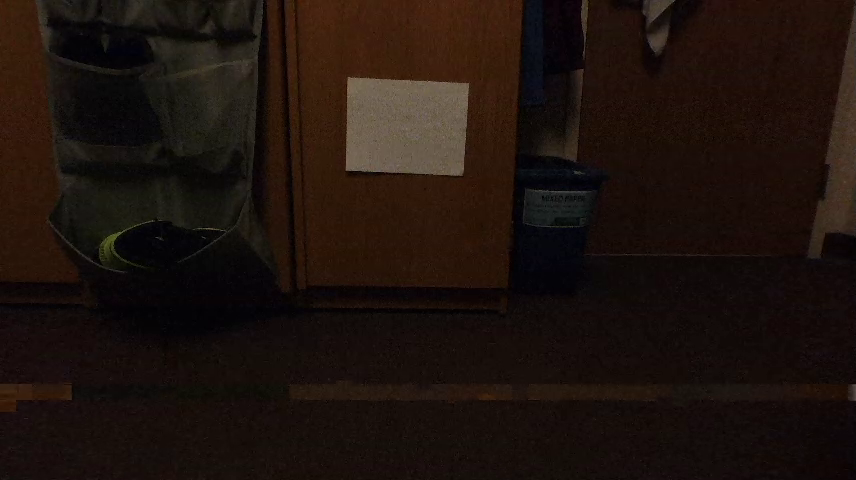
#> input picture calibrate/4ft.png, 856 x 480 px
$ python calibrate.py   (older library calls are emulated)
#> lines starting #> are read from the running program, lines starting #| are printed output that depends on the picture; after the words box and inside, x2 and y2 are one past the last pixel; in counts of white or black regions, pixels touching at a corner belong together
#> further down, image is the input picture: shape (480, 856, 3); mean B, G, R 13.2, 18.6, 29.9
# import the necessary packages
import numpy as np
import cv2

def find_marker(image):
	# convert the image to grayscale, blur it, and detect edges
	gray = cv2.cvtColor(image, cv2.COLOR_BGR2GRAY)
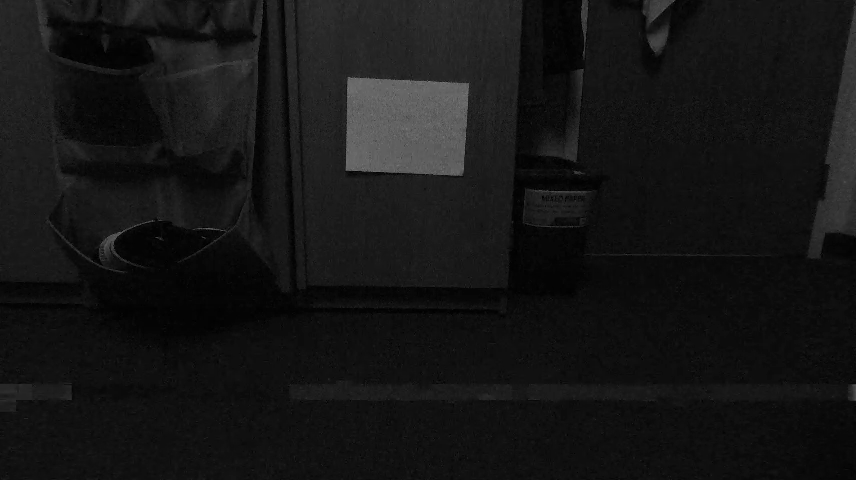
#> gray: shape (480, 856); min 0, max 125, mean 21.3
	gray = cv2.GaussianBlur(gray, (5, 5), 0)
	edged = cv2.Canny(gray, 35, 125)
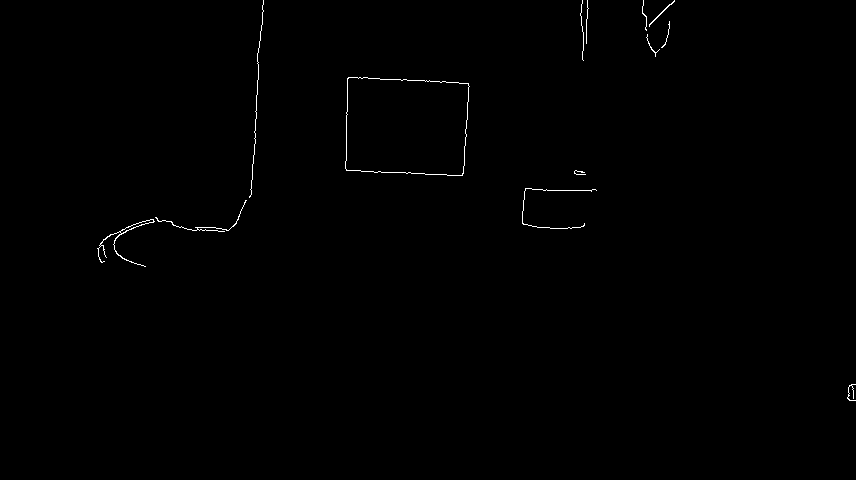
#> edged: shape (480, 856); 0.36% white in thin lines or dots, all inside (x1, y1, x2, y2) = (97, 0, 856, 401)

	# find the contours in the edged image and keep the largest one;
	# we'll assume that this is our piece of paper in the image
	(_, cnts, _) = cv2.findContours(edged.copy(), cv2.RETR_LIST, cv2.CHAIN_APPROX_SIMPLE)
#> cnts = 16 contours, 11 with area under 20; largest, box (x1, y1, x2, y2) and area: (345, 77, 470, 176) 11098, (345, 77, 470, 176) 11094, (97, 219, 155, 267) 134, (120, 219, 154, 234) 94, (649, 0, 675, 27) 24
	c = max(cnts, key = cv2.contourArea)
#> c = contour of 83 points, box (x1, y1, x2, y2) (345, 77, 470, 176), area 11098

	# compute the bounding box of the of the paper region and return it
	return cv2.minAreaRect(c)

def distance_to_camera(knownWidth, focalLength, perWidth):
	# compute and return the distance from the maker to the camera
	return (knownWidth * focalLength) / perWidth

# initialize the known distance from the camera to the object, which
# in this case is 24 inches
KNOWN_DISTANCE = 24.0

# initialize the known object width, which in this case, the piece of
# paper is 11 inches wide
KNOWN_WIDTH = 11.0

# initialize the list of images that we'll be using
IMAGE_PATHS = ["4ft.png"]

# load the furst image that contains an object that is KNOWN TO BE 2 feet
# from our camera, then find the paper marker in the image, and initialize
# the focal length
image = cv2.imread(IMAGE_PATHS[0])
marker = find_marker(image)
#> marker = ((405.9, 126.2), (94.55, 122.2), -87.23)
#> (the run stopped early here; a loop or call above may not have finished)

$ run again, with calibrate/2ft.png copied over calibrate/4ft.png
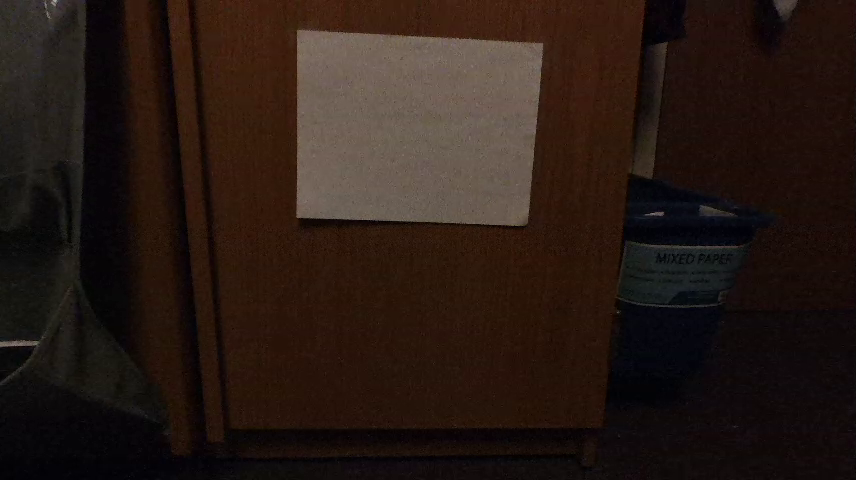
#> input picture calibrate/2ft.png, 856 x 480 px
#> image is the input picture: shape (480, 856, 3); mean B, G, R 20.1, 26.3, 39.8
#> in find_marker, `gray = cv2.cvtColor(image, cv2.COLOR_BGR2GRAY)`:
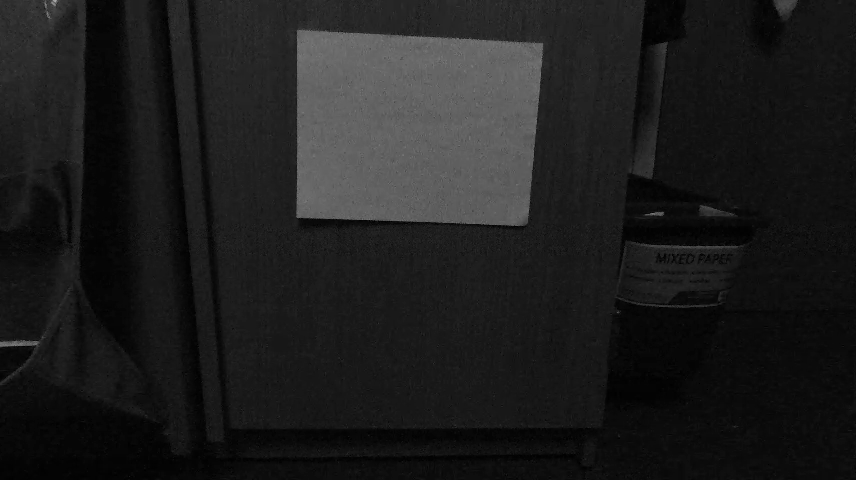
#> gray: shape (480, 856); min 0, max 168, mean 29.6
#> in find_marker, `edged = cv2.Canny(gray, 35, 125)`:
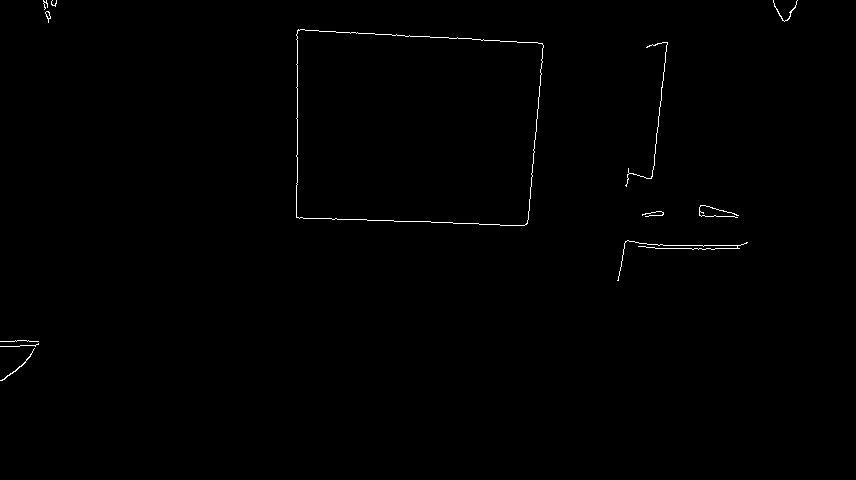
#> edged: shape (480, 856); 0.42% white in thin lines or dots, all inside (x1, y1, x2, y2) = (0, 0, 798, 381)
#> cnts = 14 contours, 9 with area under 20; largest, box (x1, y1, x2, y2) and area: (296, 29, 544, 226) 44204, (296, 29, 544, 226) 44200, (45, 11, 51, 23) 24, (0, 348, 35, 381) 24, (45, 11, 51, 19) 20
#> c = contour of 152 points, box (x1, y1, x2, y2) (296, 29, 544, 226), area 44204
#> marker = ((414.9, 129.4), (189, 247.3), -87.01)
